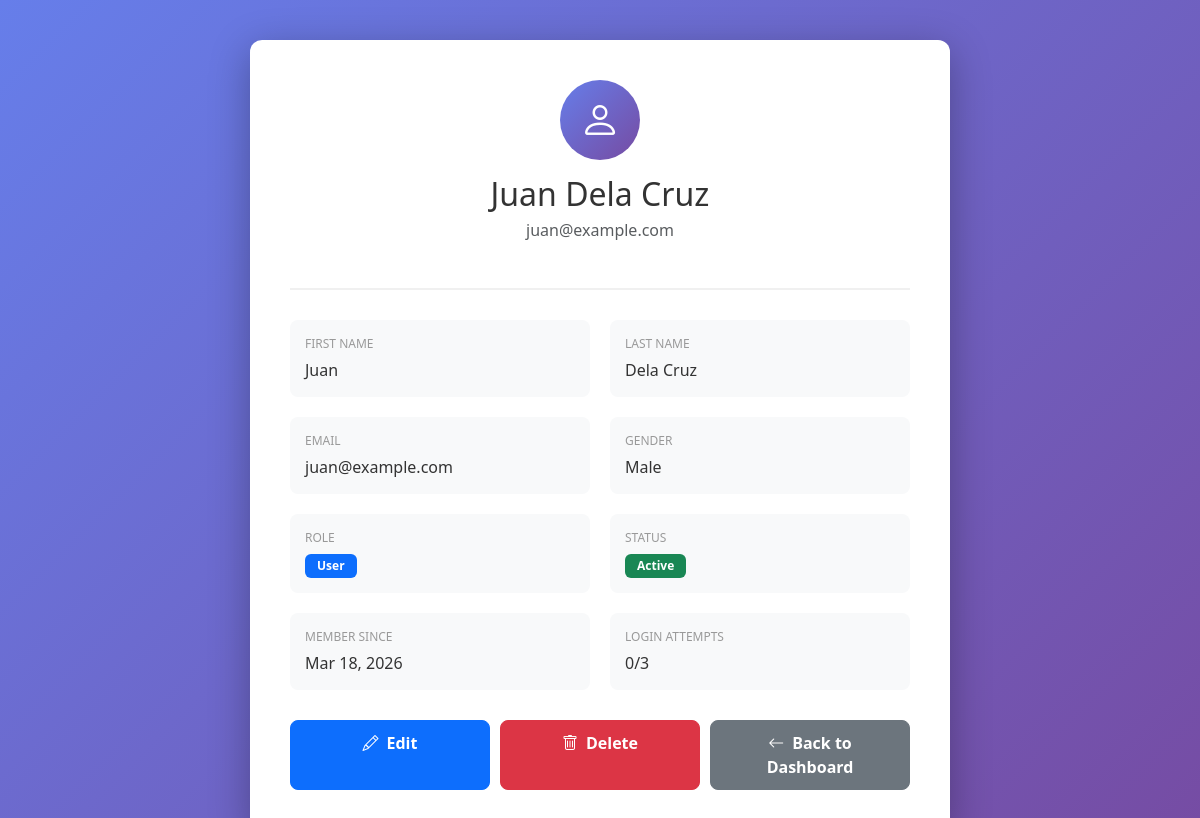
The app's page /pages/admin/user_detail.php?id=2 (signed in) with its own data.
### tables this page shows
CREATE TABLE users (
    id INT PRIMARY KEY AUTO_INCREMENT,
    first_name VARCHAR(100) NOT NULL,
    last_name VARCHAR(100) NOT NULL,
    email VARCHAR(100) UNIQUE NOT NULL,
    password VARCHAR(255) NOT NULL,
    gender ENUM('Male', 'Female', 'Other') NOT NULL,
    role ENUM('admin', 'user') NOT NULL DEFAULT 'user',
    status ENUM('active', 'inactive') NOT NULL DEFAULT 'active',
    login_attempts INT DEFAULT 0,
    created_at TIMESTAMP DEFAULT CURRENT_TIMESTAMP,
    updated_at TIMESTAMP DEFAULT CURRENT_TIMESTAMP ON UPDATE CURRENT_TIMESTAMP,
    
     
    INDEX idx_email (email),
    INDEX idx_status (status),
    INDEX idx_role (role),
    INDEX idx_created_at (created_at)
);

### includes/functions.php (called while the page is built, shortened)
<?php
function safeOutput($data) {
    return htmlspecialchars($data, ENT_QUOTES, 'UTF-8');
}
function getUserById($conn, $id) {
    $stmt = $conn->prepare("SELECT * FROM users WHERE id = ?");
    $stmt->bind_param("i", $id);
    $stmt->execute();
    $result = $stmt->get_result()->fetch_assoc();
    return $result;
}
?>

### pages/admin/user_detail.php (the view, shortened to what this page needs)
<?php
include "../../includes/db.php";
include "../../includes/functions.php";
$user_id = $_GET['id'] ?? 0;
$user = getUserById($conn, $user_id);
?>
<!DOCTYPE html>
<html lang="en">
<head>
    <link href="https://cdn.jsdelivr.net/npm/bootstrap@5.3.3/dist/css/bootstrap.min.css" rel="stylesheet">
    <link href="https://cdn.jsdelivr.net/npm/bootstrap-icons@1.11.3/font/bootstrap-icons.css" rel="stylesheet">
    <link rel="stylesheet" href="../../assets/css/style.css">
</head>
<body>
    <div class="details-container">
        <div class="details-card">
            <div class="details-header">
                <div class="user-avatar">
                    <i class="bi bi-person"></i>
                </div>
                <h2><?= safeOutput($user['first_name'] . ' ' . $user['last_name']) ?></h2>
                <p class="text-muted"><?= safeOutput($user['email']) ?></p>
            </div>
            <div class="details-grid">
                <div class="detail-item">
                    <div class="detail-label">First Name</div>
                    <div class="detail-value"><?= safeOutput($user['first_name']) ?></div>
                </div>
                <div class="detail-item">
                    <div class="detail-label">Last Name</div>
                    <div class="detail-value"><?= safeOutput($user['last_name']) ?></div>
                </div>
                <div class="detail-item">
                    <div class="detail-label">Email</div>
                    <div class="detail-value"><?= safeOutput($user['email']) ?></div>
                </div>
                <div class="detail-item">
                    <div class="detail-label">Gender</div>
                    <div class="detail-value"><?= safeOutput($user['gender']) ?></div>
                </div>
                <div class="detail-item">
                    <div class="detail-label">Role</div>
                    <div class="detail-value">
                        <span class="badge bg-<?= $user['role'] === 'admin' ? 'danger' : 'primary' ?>">
                            <?= safeOutput(ucfirst($user['role'])) ?>
                        </span>
                    </div>
                </div>
                <div class="detail-item">
                    <div class="detail-label">Status</div>
                    <div class="detail-value">
                        <span class="badge bg-<?= $user['status'] === 'active' ? 'success' : 'secondary' ?>">
                            <?= safeOutput(ucfirst($user['status'])) ?>
                        </span>
                    </div>
                </div>
                <div class="detail-item">
                    <div class="detail-label">Member Since</div>
                    <div class="detail-value"><?= safeOutput(date('M d, Y', strtotime($user['created_at']))) ?></div>
                </div>
                <div class="detail-item">
                    <div class="detail-label">Login Attempts</div>
                    <div class="detail-value"><?= safeOutput($user['login_attempts']) ?>/3</div>
                </div>
            </div>
            <div class="action-buttons">
                <a href="edit_user.php?id=<?= safeOutput($user['id']) ?>" class="btn btn-custom btn-primary">
                    <i class="bi bi-pencil me-2"></i>Edit
                </a>
                <a href="delete_user.php?id=<?= safeOutput($user['id']) ?>"
                   class="btn btn-custom btn-danger"
                   onclick="return confirm('Are you sure you want to delete this user?');">
                    <i class="bi bi-trash me-2"></i>Delete
                </a>
                <a href="admin_dashboard.php" class="btn btn-custom btn-secondary">
                    <i class="bi bi-arrow-left me-2"></i>Back to Dashboard
                </a>
            </div>
        </div>
    </div>
</body>
</html>

### assets/css/style.css (style rules this page uses)
:root { --primary-color: #667eea; --secondary-color: #764ba2; }
* { margin: 0; padding: 0; box-sizing: border-box; }
body { font-family: 'Segoe UI', Tahoma, Geneva, Verdana, sans-serif; background: linear-gradient(135deg, var(--primary-color) 0%, var(--secondary-color) 100%); min-height: 100vh; }
body { background: linear-gradient(135deg, #667eea 0%, #764ba2 100%); min-height: 100vh; display: flex; align-items: center; justify-content: center; font-family: 'Segoe UI', Tahoma, Geneva, Verdana, sans-serif; }
body { background: linear-gradient(135deg, #667eea 0%, #764ba2 100%); min-height: 100vh; display: flex; align-items: center; justify-content: center; font-family: 'Segoe UI', Tahoma, Geneva, Verdana, sans-serif; padding: 20px; }
body { background: #f8f9fa; padding: 20px 0; }
.badge { padding: 6px 12px; }
body { background: linear-gradient(135deg, #667eea 0%, #764ba2 100%); min-height: 100vh; padding: 40px 20px; }
.action-buttons { display: flex; gap: 10px; flex-wrap: wrap; }
.btn-custom { flex: 1; min-width: 200px; padding: 12px; font-weight: 600; border-radius: 8px; transition: all 0.3s ease; }
.details-container { max-width: 700px; margin: 0 auto; }
.details-card { background: white; border-radius: 12px; box-shadow: 0 10px 40px rgba(0, 0, 0, 0.3); padding: 40px; }
.details-header { text-align: center; padding-bottom: 30px; border-bottom: 2px solid #f0f0f0; margin-bottom: 30px; }
.user-avatar { width: 80px; height: 80px; border-radius: 50%; background: linear-gradient(135deg, #667eea 0%, #764ba2 100%); display: flex; align-items: center; justify-content: center; margin: 0 auto 15px; color: white; font-size: 40px; }
.details-header h2 { color: #333; margin-bottom: 5px; }
.details-grid { display: grid; grid-template-columns: 1fr 1fr; gap: 20px; margin-bottom: 30px; }
.detail-item { padding: 15px; background: #f8f9fa; border-radius: 8px; }
.detail-label { color: #999; font-size: 12px; text-transform: uppercase; margin-bottom: 5px; }
.detail-value { color: #333; font-size: 16px; font-weight: 500; }
.action-buttons { display: flex; gap: 10px; justify-content: center; flex-wrap: wrap; }
.btn-custom { padding: 10px 20px; border-radius: 8px; font-weight: 600; transition: all 0.3s ease; }

### records on screen
users: first_name+last_name "Juan Dela Cruz", email "juan@example.com", first_name "Juan", last_name "Dela Cruz", gender "Male", role "User", status "Active", created_at "Mar 18, 2026", login_attempts "0"
